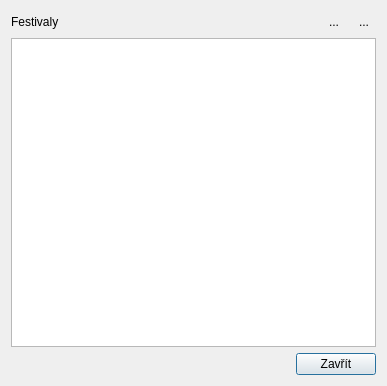
<?xml version="1.0" encoding="UTF-8"?>
<ui version="4.0">
 <class>DialogFestivals</class>
 <widget class="QDialog" name="DialogFestivals">
  <property name="geometry">
   <rect>
    <x>0</x>
    <y>0</y>
    <width>387</width>
    <height>386</height>
   </rect>
  </property>
  <property name="windowTitle">
   <string>Správa festivalů</string>
  </property>
  <property name="windowIcon">
   <iconset resource="resource.qrc">
    <normaloff>:/icons/icons/fb-icon16.png</normaloff>:/icons/icons/fb-icon16.png</iconset>
  </property>
  <layout class="QGridLayout" name="gridLayout_2">
   <item row="0" column="0">
    <layout class="QGridLayout" name="gridLayout">
     <item row="0" column="0">
      <widget class="QLabel" name="label_7">
       <property name="text">
        <string>Festivaly</string>
       </property>
      </widget>
     </item>
     <item row="0" column="1">
      <widget class="QToolButton" name="btn_festivals_add">
       <property name="text">
        <string>...</string>
       </property>
       <property name="icon">
        <iconset resource="resource.qrc">
         <normaloff>:/icons/icons/Actions-list-add-icon.png</normaloff>:/icons/icons/Actions-list-add-icon.png</iconset>
       </property>
       <property name="autoRaise">
        <bool>true</bool>
       </property>
      </widget>
     </item>
     <item row="0" column="2">
      <widget class="QToolButton" name="btn_festivals_remove">
       <property name="text">
        <string>...</string>
       </property>
       <property name="icon">
        <iconset resource="resource.qrc">
         <normaloff>:/icons/icons/Actions-list-remove-icon.png</normaloff>:/icons/icons/Actions-list-remove-icon.png</iconset>
       </property>
       <property name="autoRaise">
        <bool>true</bool>
       </property>
      </widget>
     </item>
     <item row="1" column="0" colspan="3">
      <widget class="QListWidget" name="lw_festivals">
       <property name="sizePolicy">
        <sizepolicy hsizetype="Preferred" vsizetype="Expanding">
         <horstretch>0</horstretch>
         <verstretch>0</verstretch>
        </sizepolicy>
       </property>
      </widget>
     </item>
    </layout>
   </item>
   <item row="1" column="0">
    <layout class="QHBoxLayout" name="horizontalLayout">
     <item>
      <spacer name="horizontalSpacer">
       <property name="orientation">
        <enum>Qt::Horizontal</enum>
       </property>
       <property name="sizeHint" stdset="0">
        <size>
         <width>40</width>
         <height>20</height>
        </size>
       </property>
      </spacer>
     </item>
     <item>
      <widget class="QPushButton" name="btn_close">
       <property name="text">
        <string>Zavřít</string>
       </property>
       <property name="icon">
        <iconset resource="resource.qrc">
         <normaloff>:/icons/icons/Actions-dialog-close-icon.png</normaloff>:/icons/icons/Actions-dialog-close-icon.png</iconset>
       </property>
      </widget>
     </item>
    </layout>
   </item>
  </layout>
 </widget>
 <resources>
  <include location="resource.qrc"/>
 </resources>
 <connections>
  <connection>
   <sender>btn_close</sender>
   <signal>clicked()</signal>
   <receiver>DialogFestivals</receiver>
   <slot>reject()</slot>
   <hints>
    <hint type="sourcelabel">
     <x>337</x>
     <y>361</y>
    </hint>
    <hint type="destinationlabel">
     <x>254</x>
     <y>362</y>
    </hint>
   </hints>
  </connection>
 </connections>
</ui>
